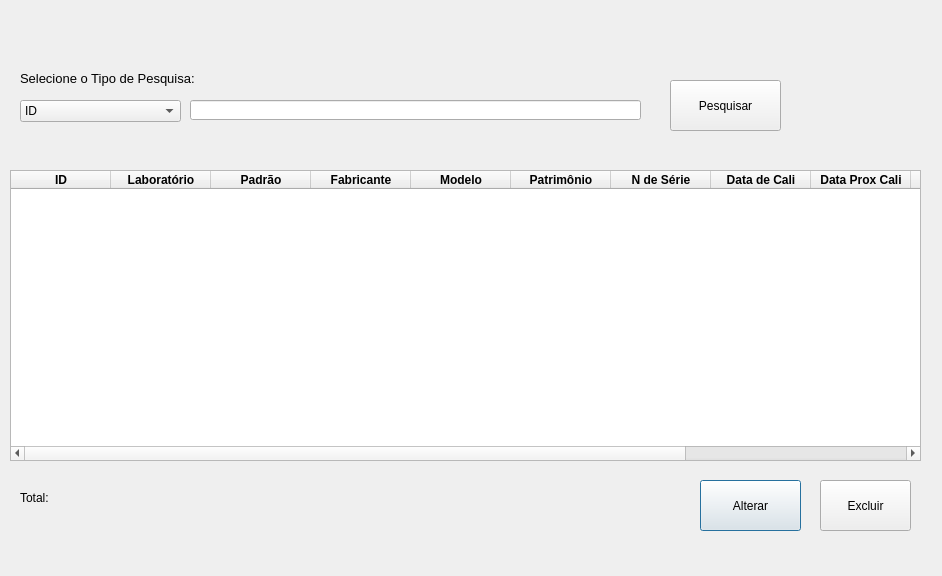
<?xml version="1.0" encoding="UTF-8"?>
<ui version="4.0">
 <class>FrmListRegistro</class>
 <widget class="QDialog" name="FrmListRegistro">
  <property name="geometry">
   <rect>
    <x>0</x>
    <y>0</y>
    <width>942</width>
    <height>576</height>
   </rect>
  </property>
  <property name="windowTitle">
   <string>Listar Registro</string>
  </property>
  <property name="windowIcon">
   <iconset>
    <normaloff>../images/btnListarRegistro.ico</normaloff>../images/btnListarRegistro.ico</iconset>
  </property>
  <widget class="QComboBox" name="cbPesquisa">
   <property name="geometry">
    <rect>
     <x>20</x>
     <y>100</y>
     <width>161</width>
     <height>22</height>
    </rect>
   </property>
   <item>
    <property name="text">
     <string>ID</string>
    </property>
   </item>
   <item>
    <property name="text">
     <string>Padrão</string>
    </property>
   </item>
   <item>
    <property name="text">
     <string>Número de Série</string>
    </property>
   </item>
   <item>
    <property name="text">
     <string>Patrimônio</string>
    </property>
   </item>
  </widget>
  <widget class="QPushButton" name="btnAlterar">
   <property name="geometry">
    <rect>
     <x>700</x>
     <y>480</y>
     <width>101</width>
     <height>51</height>
    </rect>
   </property>
   <property name="text">
    <string>Alterar</string>
   </property>
   <property name="icon">
    <iconset>
     <normaloff>../../../Curso Python/Projeto Python/Imagens/edit.png</normaloff>../../../Curso Python/Projeto Python/Imagens/edit.png</iconset>
   </property>
   <property name="iconSize">
    <size>
     <width>35</width>
     <height>35</height>
    </size>
   </property>
  </widget>
  <widget class="QLabel" name="lblTotal">
   <property name="geometry">
    <rect>
     <x>20</x>
     <y>490</y>
     <width>111</width>
     <height>16</height>
    </rect>
   </property>
   <property name="text">
    <string>Total:</string>
   </property>
  </widget>
  <widget class="QLabel" name="label">
   <property name="geometry">
    <rect>
     <x>20</x>
     <y>70</y>
     <width>271</width>
     <height>16</height>
    </rect>
   </property>
   <property name="font">
    <font>
     <pointsize>10</pointsize>
    </font>
   </property>
   <property name="text">
    <string>Selecione o Tipo de Pesquisa:</string>
   </property>
  </widget>
  <widget class="QTableWidget" name="gridRegistro">
   <property name="geometry">
    <rect>
     <x>10</x>
     <y>170</y>
     <width>911</width>
     <height>291</height>
    </rect>
   </property>
   <column>
    <property name="text">
     <string>ID</string>
    </property>
    <property name="font">
     <font>
      <weight>75</weight>
      <bold>true</bold>
     </font>
    </property>
   </column>
   <column>
    <property name="text">
     <string>Laboratório</string>
    </property>
    <property name="font">
     <font>
      <weight>75</weight>
      <bold>true</bold>
     </font>
    </property>
   </column>
   <column>
    <property name="text">
     <string>Padrão</string>
    </property>
    <property name="font">
     <font>
      <weight>75</weight>
      <bold>true</bold>
     </font>
    </property>
   </column>
   <column>
    <property name="text">
     <string>Fabricante</string>
    </property>
    <property name="font">
     <font>
      <weight>75</weight>
      <bold>true</bold>
     </font>
    </property>
   </column>
   <column>
    <property name="text">
     <string>Modelo</string>
    </property>
    <property name="font">
     <font>
      <weight>75</weight>
      <bold>true</bold>
     </font>
    </property>
   </column>
   <column>
    <property name="text">
     <string>Patrimônio</string>
    </property>
    <property name="font">
     <font>
      <weight>75</weight>
      <bold>true</bold>
     </font>
    </property>
   </column>
   <column>
    <property name="text">
     <string>N de Série</string>
    </property>
    <property name="font">
     <font>
      <weight>75</weight>
      <bold>true</bold>
     </font>
    </property>
   </column>
   <column>
    <property name="text">
     <string>Data de Cali</string>
    </property>
    <property name="font">
     <font>
      <weight>75</weight>
      <bold>true</bold>
     </font>
    </property>
   </column>
   <column>
    <property name="text">
     <string>Data Prox Cali</string>
    </property>
    <property name="font">
     <font>
      <weight>75</weight>
      <bold>true</bold>
     </font>
    </property>
   </column>
   <column>
    <property name="text">
     <string>Data de Chec</string>
    </property>
    <property name="font">
     <font>
      <weight>75</weight>
      <bold>true</bold>
     </font>
    </property>
   </column>
   <column>
    <property name="text">
     <string>Data de Venc</string>
    </property>
    <property name="font">
     <font>
      <weight>75</weight>
      <bold>true</bold>
     </font>
    </property>
   </column>
   <column>
    <property name="text">
     <string>Data de Saída</string>
    </property>
    <property name="font">
     <font>
      <weight>75</weight>
      <bold>true</bold>
     </font>
    </property>
   </column>
  </widget>
  <widget class="QLineEdit" name="edtPesquisa">
   <property name="geometry">
    <rect>
     <x>190</x>
     <y>100</y>
     <width>451</width>
     <height>20</height>
    </rect>
   </property>
  </widget>
  <widget class="QPushButton" name="btnPesquisar">
   <property name="geometry">
    <rect>
     <x>670</x>
     <y>80</y>
     <width>111</width>
     <height>51</height>
    </rect>
   </property>
   <property name="text">
    <string>Pesquisar</string>
   </property>
   <property name="icon">
    <iconset>
     <normaloff>../../../Curso Python/Projeto Python/Imagens/Lupa.png</normaloff>../../../Curso Python/Projeto Python/Imagens/Lupa.png</iconset>
   </property>
   <property name="iconSize">
    <size>
     <width>30</width>
     <height>30</height>
    </size>
   </property>
  </widget>
  <widget class="QPushButton" name="btnExcluir">
   <property name="geometry">
    <rect>
     <x>820</x>
     <y>480</y>
     <width>91</width>
     <height>51</height>
    </rect>
   </property>
   <property name="text">
    <string>Excluir</string>
   </property>
   <property name="icon">
    <iconset>
     <normaloff>../../../Curso Python/Projeto Python/Imagens/excluir.png</normaloff>../../../Curso Python/Projeto Python/Imagens/excluir.png</iconset>
   </property>
   <property name="iconSize">
    <size>
     <width>30</width>
     <height>30</height>
    </size>
   </property>
  </widget>
 </widget>
 <resources/>
 <connections/>
</ui>
